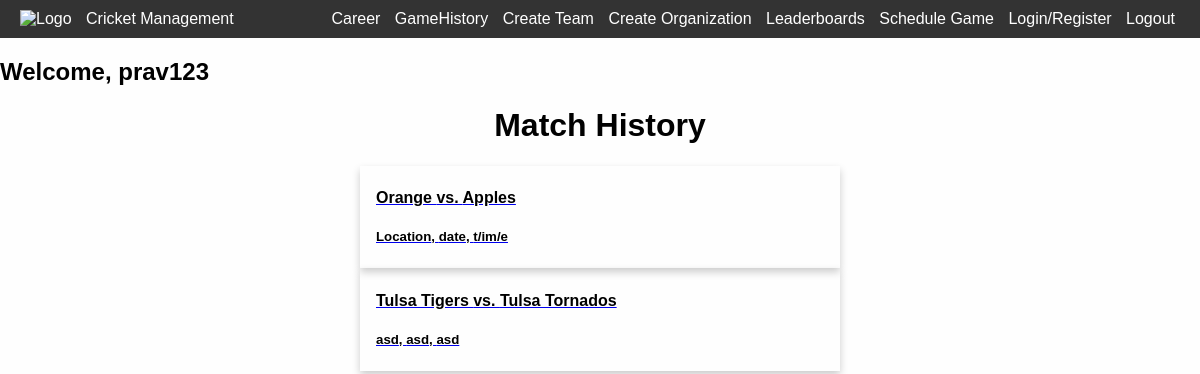
Screenshot of /game-history/ (signed in) with the database file from the repository.
### base/models.py (models this page shows, shortened)
class Player(AbstractUser):
    first_name = models.CharField(max_length=200, null=True)
    last_name = models.CharField(max_length=200, null=True)
    email = models.EmailField(unique=True, null=True)
    teams = models.ManyToManyField("Team", related_name="teams", blank=True) # long-term-team outside of organization
    organization = models.ForeignKey(Organization,on_delete=models.SET_NULL,null=True, blank=True)
    runs = models.IntegerField(default=0,null=True,blank=True)
    wickets = models.IntegerField(default=0,null=True,blank=True)
    catches = models.IntegerField(default=0,null=True,blank=True)
    sixes = models.IntegerField(default=0,null=True,blank=True)
    fours = models.IntegerField(default=0,null=True,blank=True)
    extras = models.IntegerField(default=0,null=True,blank=True)
    games_played = models.IntegerField(default=0,null=True,blank=True)
    games_won = models.IntegerField(default=0,null=True,blank=True)
    win_percentage = models.FloatField(default=0,null=True,blank=True)
    fifties = models.IntegerField(default=0,null=True,blank=True)
    centuries = models.IntegerField(default=0,null=True,blank=True)
    sr = models.FloatField(default=0,null=True,blank=True)
    runs_hs = models.IntegerField(default=0,null=True,blank=True)
    wickets_hs = models.IntegerField(default=0,null=True,blank=True)
    fours_hs = models.IntegerField(default=0,null=True,blank=True)
    sixes_hs = models.IntegerField(default=0,null=True,blank=True)
    runs_average = models.FloatField(default=0,null=True,blank=True)
    wickets_average = models.FloatField(default=0,null=True,blank=True)
    fours_average = models.FloatField(default=0,null=True,blank=True)
    sixes_average = models.FloatField(default=0,null=True,blank=True)
    catches_average = models.FloatField(default=0,null=True,blank=True)
    extras_average = models.FloatField(default=0,null=True,blank=True)
    balls_bowled = models.IntegerField(default=0,null=True,blank=True)
    balls_played = models.IntegerField(default=0,null=True,blank=True)
    game_invites = models.ManyToManyField("GameInvite", related_name="game_invites", blank=True)
    team_invites = models.ManyToManyField("TeamInvite", related_name="team_invites", blank=True)
    org_invites = models.ManyToManyField("OrganizationInvite", related_name="org_invites", blank=True)
    games = models.ManyToManyField("Game", related_name="games", blank=True)
    USERNAME_FIELD = "email"
    REQUIRED_FIELDS = ["username"]

class Game(models.Model):
    entering_stats = models.BooleanField(default=False,null=True,blank=False) # true if stat entering has began, this is set to true when the inilize game info is submitted
    doneStats = models.BooleanField(default=False,null=True,blank=False) # true is stat entering has concluded, this is set to true when the last over of the last innings is iterated through
    archived = models.BooleanField(default=False,null=True,blank=False) # this is set to true when the user confirms that there is no edits to make to the stats entered.
    winner = models.ForeignKey(Team,on_delete=models.SET_NULL,null=True, related_name="winner",blank=True)
    team1 = models.ForeignKey(Team,on_delete=models.SET_NULL,null=True, related_name="team1")  # team that sent invite
    team2 = models.ForeignKey(Team,on_delete=models.SET_NULL,null=True, related_name="team2")
    temporary = models.BooleanField(default=False,null=True,blank=False)
    batting1_team = models.ForeignKey(Team,on_delete=models.SET_NULL,null=True, related_name="batting1")
    bowling1_team = models.ForeignKey(Team,on_delete=models.SET_NULL,null=True, related_name="bowling1")
    batting2_team = models.ForeignKey(Team,on_delete=models.SET_NULL,null=True, related_name="batting2")
    bowling2_team  = models.ForeignKey(Team,on_delete=models.SET_NULL,null=True, related_name="bowling2")
    date = models.CharField(max_length=200,null=True)
    year = models.CharField(max_length=200,null=True)
    month = models.CharField(max_length=200,null=True)
    day = models.CharField(max_length=200,null=True)
    time = models.CharField(max_length=200,null=True)
    location = models.CharField(max_length=200,null=True)
    overs = models.IntegerField(default=0,null=True,blank=True)
    batting_score1 = models.IntegerField(default=0,null=True,blank=True) # number of runs for the first batting team
    batting_score2 = models.IntegerField(default=0,null=True,blank=True) # number of runs for second batting team
    bowling_score1 = models.IntegerField(default=0,null=True,blank=True) # number of wickets for the frist bowling team
    bowling_score2 = models.IntegerField(default=0,null=True,blank=True) # number of wickets for the second bowling team
    current_innings =  models.IntegerField(default=1,  null=True,blank=True)
    current_over = models.IntegerField(default=1,  null=True,blank=True)
    current_ball = models.IntegerField(default=1,  null=True,blank=True)
    ball1 = models.CharField(max_length=200,null=True) # icon of first ball in current over
    ball2 = models.CharField(max_length=200,null=True)
    ball3 = models.CharField(max_length=200,null=True)
    ball4 = models.CharField(max_length=200,null=True)
    ball5 = models.CharField(max_length=200,null=True)
    ball6 = models.CharField(max_length=200,null=True)
    on_strike_batsman = models.OneToOneField("Player", related_name="on_strike_batsman",on_delete=models.SET_NULL,null=True,blank=True,unique=False)
    off_strike_batsman = models.OneToOneField("Player", related_name="off_strike_batsman",on_delete=models.SET_NULL,null=True,blank=True,unique=False)
    current_bowler = models.OneToOneField("Player", related_name="current_bowler",on_delete=models.SET_NULL,null=True,blank=True,unique=False)
    players_stats = models.ManyToManyField("PlayerGameStat", related_name="players_stats", blank=True)

class Team(models.Model):
    name = models.CharField(max_length=200,null=True)
    captain = models.OneToOneField("Player", related_name="captain",on_delete=models.SET_NULL,null=True,blank=True,unique=False)
    players = models.ManyToManyField("Player", related_name="players", blank=True)
    runs_average = models.FloatField(default=0,null=True,blank=True)
    wickets_average = models.FloatField(default=0,null=True,blank=True)
    win_percentage = models.FloatField(default=0)
    games = models.ManyToManyField("Game", related_name="gammes", blank=True)
    temporary = models.BooleanField(default=False,null=True,blank=False)
    organization = models.ForeignKey(Organization,on_delete=models.SET_NULL,null=True, related_name="winner",blank=True)

### base/views.py (the view)
# urls.py: path("game-history/", views.game_history, name="game-history"),
def game_history(request):
    user = request.user
    games = []
    for g in user.games.all():
        if g.doneStats == True:  # a game-object is completed if
            games.append(g)
    context = {"games":games}
    return render(request, "base/game_history.html", context)

### base/templates/base/game_history.html (shortened to what this page needs)
{% extends 'main.html' %}
{% block content%}
<h1 class="center">Match History</h1>
{% for game in games %}
    <a href="{% url 'view-game' game.id %}">
      <div class="card">
          <div class="container">
                  <h4>{{game.team1.name}} vs. {{game.team2.name}}</h4>
                  <h5>{{game.location}}, {{game.date}}, {{game.time}}</h5>
          </div>
      </div>
    </a>
{% endfor %}
{% endblock %}

### templates/navbar.html (shortened to what this page needs)
{% if request.user.is_authenticated == True %}
<header>
  <nav>
      <div class="logo">
          <a href="{% url 'home' %}" class="home-link"><span><img src="logo.png" alt="Logo"></span></a>
          <a href="{% url 'home' %}" class="home-link"><span>Cricket Management</span></a>
      </div>
      <div class="navbar">
        <a href="{% url 'player-career' request.user.id %}">Career</a>
        <a href="{% url 'game-history' %}" >GameHistory</a></li>
        <a href="{% url 'create-team' %}" >Create Team</a>
        <a href="{% url 'create-organization' %}" >Create Organization</a>
        <a href="{% url 'view-leaderboard' %}" >Leaderboards</a>
        <a href="{% url 'schedule-game' %}" >Schedule Game</a>
        <a href="{% url 'login' %}" >Login/Register</a>
        <a href="{% url 'logout' %}"">Logout</a>
      </div>
  </nav>
</header>
{% endif %}
<h2>Welcome, {{request.user.username}}</h2>

### templates/main.html (style rules this page uses)
body { margin: 0; font-family: Arial, Helvetica, sans-serif; background-color: rgb(254, 254, 254); color: rgb(1, 1, 1); }

### templates/navbar.html (style rules this page uses)
body { font-family: Arial, sans-serif; margin: 0; padding: 0; }
header { background-color: #333; color: #fff; padding: 10px 0; }
nav { display: flex; justify-content: space-between; align-items: center; max-width: 1200px; margin: 0 auto; padding: 0 20px; }
.logo img { width: 40px; margin-right: 10px; }
.navbar a { color: #fff; text-decoration: none; margin: 0 5px; }
.home-link { color: white; text-decoration: none; }

### base/templates/base/game_history.html (style rules this page uses)
.card { box-shadow: 0 4px 8px 0 rgba(0,0,0,0.2); transition: 0.3s; width: 40%; margin-left: auto; margin-right: auto; }
.center { text-align: center; }
.container { padding: 2px 16px; color: black; }

### rows the page displays
Player: user.username "prav123"
Game: team1.name "Orange", team2.name "Apples", location "Location", date "date", time "t/im/e"
Game: team1.name "Tulsa Tigers", team2.name "Tulsa Tornados", location "asd", date "asd", time "asd"
